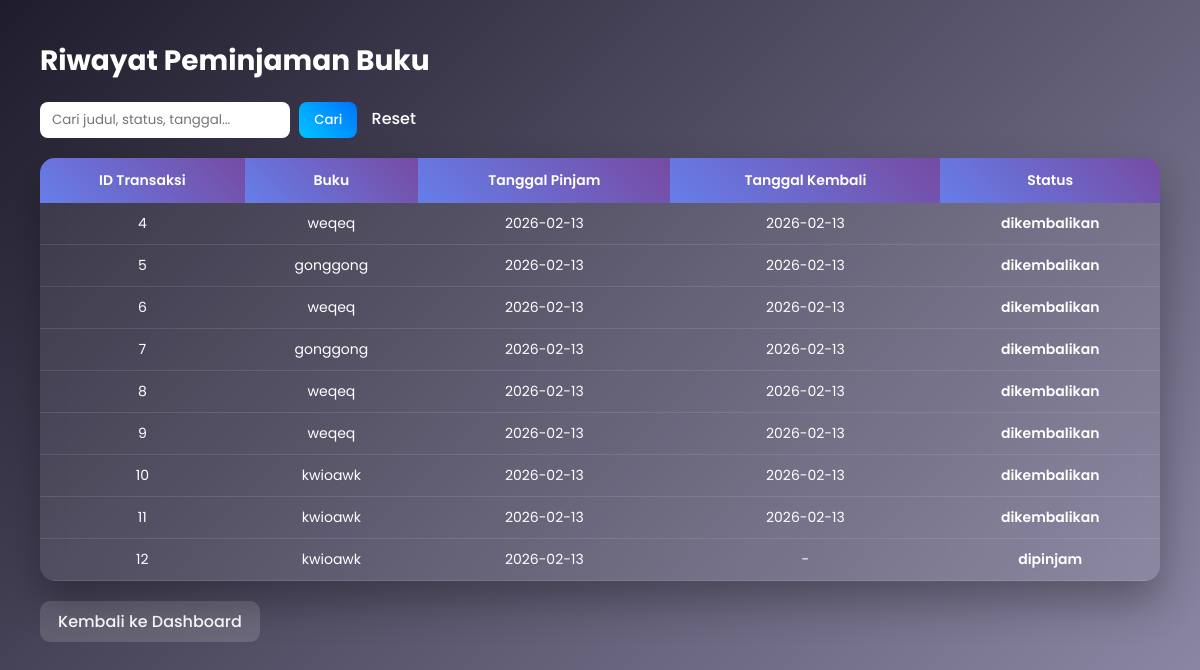
The page /user/riwayat.php (signed in) on the database its author committed.
### tables this page shows
CREATE TABLE `transaksi` (
  `id_transaksi` int NOT NULL,
  `id_user` int NOT NULL,
  `id_buku` int NOT NULL,
  `tgl_pinjam` date NOT NULL,
  `tgl_kembali` date DEFAULT NULL,
  `status` enum('dipinjam','dikembalikan') DEFAULT 'dipinjam',
  `created_at` timestamp NULL DEFAULT CURRENT_TIMESTAMP
);

CREATE TABLE `buku` (
  `id_buku` int NOT NULL,
  `judul` varchar(255) NOT NULL,
  `pengarang` varchar(100) DEFAULT NULL,
  `penerbit` varchar(100) DEFAULT NULL,
  `tahun` int DEFAULT NULL,
  `stok` int DEFAULT '0',
  `penulis` varchar(100) DEFAULT NULL,
  `tahun_terbit` year DEFAULT NULL,
  `created_at` timestamp NULL DEFAULT CURRENT_TIMESTAMP
);

### user/riwayat.php (the view, shortened to what this page needs)
<?php
include "../config/database.php";
$id_user = $_SESSION['siswa']['id_user'];
$sql = "SELECT t.*, b.judul
        FROM transaksi t
        JOIN buku b ON t.id_buku = b.id_buku
        WHERE t.id_user = '$id_user'";
$sql .= " ORDER BY t.tgl_pinjam DESC";
$result = $conn->query($sql);
?>
<!DOCTYPE html>
<html>
<head>
    <link rel="stylesheet" href="../assets/css/siswa_riwayat.css">
</head>
<body>
<h2>Riwayat Peminjaman Buku</h2>
<form method="GET" action="" style="margin-bottom:20px;">
    <input type="text" name="keyword"
           placeholder="Cari judul, status, tanggal..."
           value="<?= isset($_GET['keyword']) ? htmlspecialchars($_GET['keyword']) : '' ?>">
    <button type="submit">Cari</button>
    <a href="riwayat.php">Reset</a>
</form>
<table>
    <tr>
        <th>ID Transaksi</th>
        <th>Buku</th>
        <th>Tanggal Pinjam</th>
        <th>Tanggal Kembali</th>
        <th>Status</th>
    </tr>
    <?php if($result->num_rows > 0): ?>
        <?php while($row = $result->fetch_assoc()): ?>
        <tr>
            <td><?= $row['id_transaksi'] ?></td>
            <td><?= $row['judul'] ?></td>
            <td><?= $row['tgl_pinjam'] ?></td>
            <td><?= $row['tgl_kembali'] ?? '-' ?></td>
            <td><?= $row['status'] ?></td>
        </tr>
        <?php endwhile; ?>
    <?php else: ?>
        <tr>
            <td colspan="5">Belum ada riwayat peminjaman</td>
        </tr>
    <?php endif; ?>
</table>
<p><a href="index.php">Kembali ke Dashboard</a></p>
</body>
</html>

### assets/css/siswa_riwayat.css (style rules this page uses)
* { margin: 0; padding: 0; box-sizing: border-box; font-family: 'Poppins', sans-serif; }
body { min-height: 100vh; background: linear-gradient(135deg, #1f1c2c, #928dab); padding: 40px; color: #fff; }
h2 { font-size: 28px; margin-bottom: 20px; }
table { width: 100%; border-collapse: collapse; background: rgba(255, 255, 255, 0.08); backdrop-filter: blur(12px); border-radius: 15px; overflow: hidden; box-shadow: 0 20px 40px rgba(0,0,0,0.3); }
table th { background: linear-gradient(45deg, #667eea, #764ba2); padding: 12px; text-align: center; font-weight: 600; font-size: 14px; }
table td { padding: 10px; text-align: center; font-size: 14px; border-bottom: 1px solid rgba(255,255,255,0.1); }
td:nth-child(5) { font-weight: 600; }
p { margin-top: 20px; }
p a { display: inline-block; padding: 8px 18px; border-radius: 10px; text-decoration: none; font-weight: 500; background: rgba(255,255,255,0.15); color: #fff; transition: 0.3s; }
form input[type="text"] { padding: 8px 12px; border-radius: 8px; border: none; outline: none; width: 250px; }
form button { padding: 8px 15px; border-radius: 8px; border: none; cursor: pointer; background: linear-gradient(45deg, #00c6ff, #0072ff); color: white; font-weight: 500; margin-left: 5px; }
form a { margin-left: 10px; text-decoration: none; font-weight: 500; color: #fff; }

### rows shown on the page
transaksi: id_transaksi "4", id_buku.judul "weqeq", tgl_pinjam "2026-02-13", tgl_kembali "2026-02-13", status "dikembalikan"
transaksi: id_transaksi "5", id_buku.judul "gonggong", tgl_pinjam "2026-02-13", tgl_kembali "2026-02-13", status "dikembalikan"
transaksi: id_transaksi "6", id_buku.judul "weqeq", tgl_pinjam "2026-02-13", tgl_kembali "2026-02-13", status "dikembalikan"
transaksi: id_transaksi "7", id_buku.judul "gonggong", tgl_pinjam "2026-02-13", tgl_kembali "2026-02-13", status "dikembalikan"
transaksi: id_transaksi "8", id_buku.judul "weqeq", tgl_pinjam "2026-02-13", tgl_kembali "2026-02-13", status "dikembalikan"
transaksi: id_transaksi "9", id_buku.judul "weqeq", tgl_pinjam "2026-02-13", tgl_kembali "2026-02-13", status "dikembalikan"
transaksi: id_transaksi "10", id_buku.judul "kwioawk", tgl_pinjam "2026-02-13", tgl_kembali "2026-02-13", status "dikembalikan"
transaksi: id_transaksi "11", id_buku.judul "kwioawk", tgl_pinjam "2026-02-13", tgl_kembali "2026-02-13", status "dikembalikan"
transaksi: id_transaksi "12", id_buku.judul "kwioawk", tgl_pinjam "2026-02-13", tgl_kembali "-", status "dipinjam"
